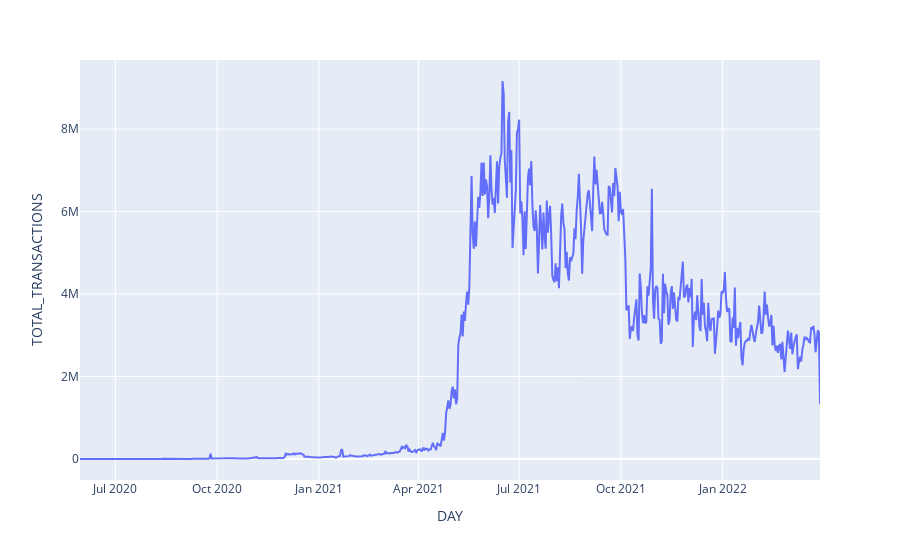

Notebook code for this chart:
### Code cell
fig = px.line(
    df, 
    x = "DAY",
    y = "TOTAL_TRANSACTIONS"
)
fig.show()

### Figure 1 — Plotly figure (JSON) as saved in the notebook; plotly's stock layout.template omitted (floating-point values rounded to 4 significant figures; data arrays with more than 128 entries replaced by an {"elided": "..."} marker saying what was removed)
{"data": [{"hovertemplate": "DAY=%{x}<br>TOTAL_TRANSACTIONS=%{y}<extra></extra>", "legendgroup": "", "line": {"color": "#636efa", "dash": "solid"}, "marker": {"symbol": "circle"}, "mode": "lines", "name": "", "orientation": "v", "showlegend": false, "type": "scatter", "x": {"elided": "652 str values"}, "xaxis": "x", "y": {"elided": "652 int values"}, "yaxis": "y"}], "layout": {"autosize": true, "legend": {"tracegroupgap": 0}, "margin": {"t": 60}, "xaxis": {"anchor": "y", "autorange": true, "domain": [0, 1], "range": ["2020-05-30", "2022-03-30"], "title": {"text": "DAY"}, "type": "date"}, "yaxis": {"anchor": "x", "autorange": true, "domain": [0, 1], "range": [-509200.0, 9675000.0], "title": {"text": "TOTAL_TRANSACTIONS"}, "type": "linear"}}}
